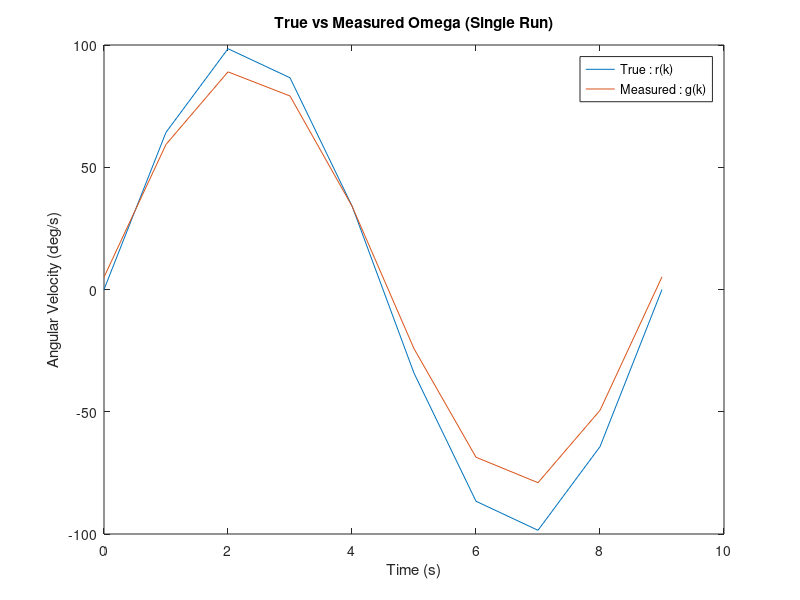

Write MATLAB code to recreate this figure. (Note: this script raises an error after producing the figure.)
%% Homework 2
%{
MECH7710
Matt Boler
%}

%% Problem 1
%{
Two random variables x 1 and x 2 have a joint PDF that is uniform inside the circle (in
the x 1 -x 2 plane) with radius 2, and zero outside the circle.
a) Find the math expression of the joint PDF function.
b) Find the conditional PDF P x 2 | x 1 ( x 2 | x 1  0 . 5 ) ?
c) Are the two random variables uncorrelated?
d) Are the two random variables statistically independent?
%}

% --- Done on paper ---


%% Problem 2
%{
The stationary process x(t) has an autocorrelation function of the form:
R_x(\tau) = \sigma^2 exp(-\beta |\tau|)
Another process y(t) is related to x(t) by the deterministic equation:
y(t) = ax(t) + b
where the constants a and b are known.
a) What it the autocorrelation function for y(t) ?
b) What is the crosscorrelation function R_xy(\tau)=E[x(t)y(t+\tau)]?
%}

% --- Done on paper ---

%% Problem 3
%{
Use least squares to identify a gyroscopes scale factor (a) and bias (b). Simulate the
gyroscope using:
g(k)=ar(k) + b + n(k)
n ~ N(0, \sigma= 0.3 deg/s)
r(k) = 100sin(\omega * t)
a) perform the least squares with 10 samples (make sure to pick  so that you get one
full cycle in 10 samples.
b) Repeat part a 1000 times and calculate the mean and standard deviation of the
estimate errors (this is known as a Monte Carlo Simulation). Compare the results
to the theoretically expected mean and standard deviation
c) Repeat part (a) and (b) using 1000 samples. What does the theoretical and Monte
Carlo standard deviation of the estimated errors approach?
d) Set up the problem to run as a recursive least squares and plot the coefficients and
theoretical standard deviation of the estimate error and the actual estimate error as
a function of time.
%}

a = 0.85; % scale factor
b = 5; % bias (deg/s)
sigma = 0.3; % deg/s

% Lets be really lazy and use a dt of 1 so sample = time
% Just have to use a slow omega
% a. sim with 10 samples
% b. do (a) 1000x

% Parameters chosen:
dt = 1;
w = 360/9; % 1 cycle in 10 samples
t = 0:dt:9;

% Data generation:

angular_velocity = 100 * sind(w * t);

g = zeros(size(t));
g_MC_10 = zeros(length(t), 1000);
n = zeros(size(t));

Y = zeros(size(t'));
H = zeros(size([t', t']));
X_est_10 = zeros(2,1);
X_est_MC_10 = zeros(2, 1000);


for i = 1:1000
    n = randn(size(t)) * sigma;
    g = a * angular_velocity + b + n;
    
    Y = g';
    H = [angular_velocity', ones(size(angular_velocity'))];
    
    %{
    Doesn't matter which run we use as our single and this is a convenient
    storage variable
    %}
    X_est_10 = H \ Y;
    
    % Store history
    X_est_MC_10(:,i) = X_est_10;
    g_MC_10(:,i) = g';
end

figure(1)
plot(t, angular_velocity, t, g);
legend("True : r(k)", "Measured : g(k)");
title("True vs Measured Omega (Single Run)");
xlabel('Time (s)');
ylabel('Angular Velocity (deg/s)');

disp("True Values")
disp(["Scale factor: ", string(a)]);
disp(["Bias: ", string(b)]);

disp("Single Sim Result (10 Samples)")
disp(["Estimated scale factor: ", string(X_est_10(1))]);
disp(["Estimated bias: ", string(X_est_10(2))]);


a_MC_10 = mean(X_est_MC_10(1,:));
b_MC_10 = mean(X_est_MC_10(2,:));
predicted_MC_10 = a_MC_10 * angular_velocity + b_MC_10;
mean_err_MC_10 = mean(g - predicted_MC_10);
std_err_MC_10 = std(g - predicted_MC_10);

disp("MC Sim Results (10 Samples)")
disp(["Estimated scale factor: ", string(a_MC_10)]);
disp(["Estimated bias: ", string(b_MC_10)]);
disp(["Mean error: ", string(mean_err_MC_10)]);
disp(["STD error: ", string(std_err_MC_10)]);

% c. (a) and (b) with 1000 samples

% Parameters chosen:
dt = 1;
w = 360/9; % 1 cycle in 10 samples
t = 0:dt:999;

% Data generation:

angular_velocity = 100 * sind(w * t);

g = zeros(size(t));
g_MC_1000 = zeros(length(t), 1000);
n = zeros(size(t));

Y = zeros(size(t'));
H = zeros(size([t', t']));
X_est_1000 = zeros(2,1);
X_est_MC_1000 = zeros(2, 1000);


for i = 1:1000
    n = randn(size(t)) * sigma;
    g = a * angular_velocity + b + n;
    
    Y = g';
    H = [angular_velocity', ones(size(angular_velocity'))];
    
    %{
    Doesn't matter which run we use as our single and this is a convenient
    storage variable
    %}
    X_est_1000 = H \ Y;
    
    % Store history
    X_est_MC_1000(:,i) = X_est_1000;
    g_MC_1000(:,i) = g';
end

figure(2)
plot(t, angular_velocity, t, g);
legend("True : r(k)", "Measured : g(k)");
title("True vs Measured Omega (Single Run)");
xlabel('Time (s)');
ylabel('Angular Velocity (deg/s)');

disp("True Values")
disp(["Scale factor: ", string(a)]);
disp(["Bias: ", string(b)]);

disp("Single Sim Result (1000 Samples)")
disp(["Estimated scale factor: ", string(X_est_1000(1))]);
disp(["Estimated bias: ", string(X_est_1000(2))]);

a_MC_1000 = mean(X_est_MC_1000(1,:));
b_MC_1000 = mean(X_est_MC_1000(2,:));
predicted_MC_1000 = a_MC_1000 * angular_velocity + b_MC_1000;
mean_err_MC_1000 = mean(g - predicted_MC_1000);
std_err_MC_1000 = std(g - predicted_MC_1000);

disp("MC Sim Results (1000 Samples)")
disp(["Estimated scale factor: ", string(a_MC_1000)]);
disp(["Estimated bias: ", string(b_MC_1000)]);
disp(["Mean error: ", string(mean_err_MC_1000)]);
disp(["STD error: ", string(std_err_MC_1000)]);

% d. Set up as recursive least squares and plot coefficients, actual
% estimate error, and theoretical estimate error.

X = [1; 0];
P = [1, 0; 0, 10];
R = sigma^2;

recursive_X = X;
recursive_P = [P(1,1); P(2,2)];
errors = zeros(size(t));

for i = 1:length(g)
    y = g(i);
    r = angular_velocity(i);
    H = [r, 1];
    prediction = H * X;
    
    error = y - prediction;
    
    % Solve for K
    K = P*H' / (H*P*H' + R);
    X = X + K * error;
    P = inv(inv(P) + H'*inv(R)*H);
    
    recursive_X(:,i) = X;
    recursive_P(:,i) = [P(1,1); P(2,2)];
    errors(i) = error;
end

state_variance = recursive_P(1,:) + recursive_P(2,:);
estimate_variance = state_variance + R;
estimate_std = sqrt(estimate_variance);

figure(3)
plot(t, recursive_X(1,:), t, recursive_X(2,:), t, errors, t, estimate_std, 'r-', t, -estimate_std, 'r-');
title("Recursive Least Squares")
legend("Scale factor", "Bias", "Estimate error", "Estimate std");



%% Problem 4
%{
Simulate the following discrete system with a
normal random input and output noise:

G(z) = (0.25 * (z-0.8)) / (z^2 - 1.9*z + 0.95)

a) Develop the H matrix for the least squares solution.
b) Use least squares to estimate the coefficients of the above Transfer Function.
How good is the fit? Plot the bode response of the I.D. TF and the simulated TF
on the same plot. How much relative noise has been added (SNR – signal to
noise ratio), plot y and Y on the same plot.
c) Repeat the estimation process about 10 times using new values for the noise
vector each time. Compute the mean and standard deviation of your parameter
estimates. Compare the computed values of the parameter statistics with those
predicted by the theory based on the known value of the noise statistics.
d) Now use sigma between 0.1 and 1.0 and repeat parts b and c.
e) What can you conclude about using least squares for sys id with large amounts of
noise?
%}
clear all;

numd = 0.25*[1 -0.8];
dend = [1 -1.9 0.95];
true_tf = tf(numd, dend, 1);
u = randn(1000,1);
y = dlsim(numd,dend,u);
sigma = 0.01;
Y = y + sigma * randn(1000,1);


% a.
% From difference equation:
% y(n) = a * y(n-1) + b * y(n-2) + c * u(n-1) + d * u(n-2)
Y_ls = Y(3:end);
H = [Y(2:end-1), Y(1:end-2), u(2:end-1), u(1:end-2)];

%b.
est_coeff_b = H \ Y_ls;
est_n = est_coeff_b(3:4)';
est_d = [1, -est_coeff_b(1:2)'];
est_tf = tf(est_n, est_d, 1);
est_y = dlsim(est_n, est_d, u);

% Plot bode of ID and simulated TF
% Really good fit!
figure(4)
bode(true_tf);
hold on;
bode(est_tf);

% Plot Y and y on the same plot
% Really good fit, SNR 100:1
figure(5)
plot(1:1000, Y, 1:1000, est_y)
title("Measured vs Estimated")
legend("Measured", "Estimated")

% c. Repeat 10x with sigma = 0.01;
a_hist = [];
b_hist = [];
c_hist = [];
d_hist = [];

for i = 1:10
    u = randn(1000,1);
    y = dlsim(numd,dend,u);
    sigma = 0.01;
    Y = y + sigma * randn(1000,1);
    Y_ls = Y(3:end);
    H = [Y(2:end-1), Y(1:end-2), u(2:end-1), u(1:end-2)];
    est_coeff = H \ Y_ls;
    a_hist(i) = -est_coeff(1);
    b_hist(i) = -est_coeff(2);
    c_hist(i) = est_coeff(3);
    d_hist(i) = est_coeff(4);
end

% d. Repeat with sigma = 0.1, 1

sigmas = [0.01, 0.1, 1.0];
a_hist = zeros(10, length(sigmas));
b_hist = zeros(size(a_hist));
c_hist = zeros(size(a_hist));
d_hist = zeros(size(a_hist));

for i = 1:length(sigmas)
    sigma = sigmas(i);
    for j = 1:10
        u = randn(1000,1);
        y = dlsim(numd,dend,u);
        Y = y + sigma * randn(1000,1);
        
        Y_ls = Y(3:end);
        H = [Y(2:end-1), Y(1:end-2), u(2:end-1), u(1:end-2)];
        est_coeff = H \ Y_ls;
        
        a_hist(j, i) = -est_coeff(1);
        b_hist(j, i) = -est_coeff(2);
        c_hist(j, i) = est_coeff(3);
        d_hist(j, i) = est_coeff(4);
    end
    disp(['Stats for 10x, sigma = ', string(sigma)])
    disp(['a_mean: ', string(mean(a_hist(:,i)))]);
    disp(['b_mean: ', string(mean(b_hist(:,i)))]);
    disp(['c_mean: ', string(mean(c_hist(:,i)))]);
    disp(['d_mean: ', string(mean(d_hist(:,i)))]);
    
    disp(['a_std: ', string(std(a_hist(:,i)))]);
    disp(['b_std: ', string(std(b_hist(:,i)))]);
    disp(['c_std: ', string(std(c_hist(:,i)))]);
    disp(['d_std: ', string(std(d_hist(:,i)))]);
    
end

% Sigma = 0.01: Errors are pretty close to 0, stds are around 1/n *
% noise_sigma

% Sigma = 0.1: Errors are still pretty small, stds closer to noise_sigma

% Sigma = 1: Errors huge, std is basically equal to noise_sigma

% IMPLIES we are fitting to the noise instead of the model!



%% Problem 5
%{
Justification of white noise for certain problems. Consider two problems:
(i) Simple first order low-pass filter with bandlimited white noise as the input:

y = G(s)*w, so that S_y(jw) = |G(jw)|^2 * S_w(jw), and the noise has the
PSD
S_1(w) = {A, |w| < w_c}, {0, |w| > w_c}
G(s) = 1 / (T_w*s + 1)

(ii) The same low pass system, but with pure white noise as the input.

S_1(w) = A \forall w
G(s) = 1 / (T_w*s + 1)

The first case seems quite plausible, but the second case has an input with infinite
variance and so is not physically realizable. However, the white noise assumption
simplifies the system analysis significantly, so it is important to see if the assumption
is justified. We test this with our two examples above:
a) Sketch the noise PSD and |G(jw)| for a reasonable value of T_w and w_c to
compare the two cases.
b) Determine the S_y(jw) for the two cases. Sketch these too.
c) Determine E[y^2] for the two cases.
d) Use these results to justify the following statement:
If the input spectrum is flat considerably beyond the system bandwidth,
there is little error introduced by assuming that the input spectrum is flat
out to infinity.
%}
